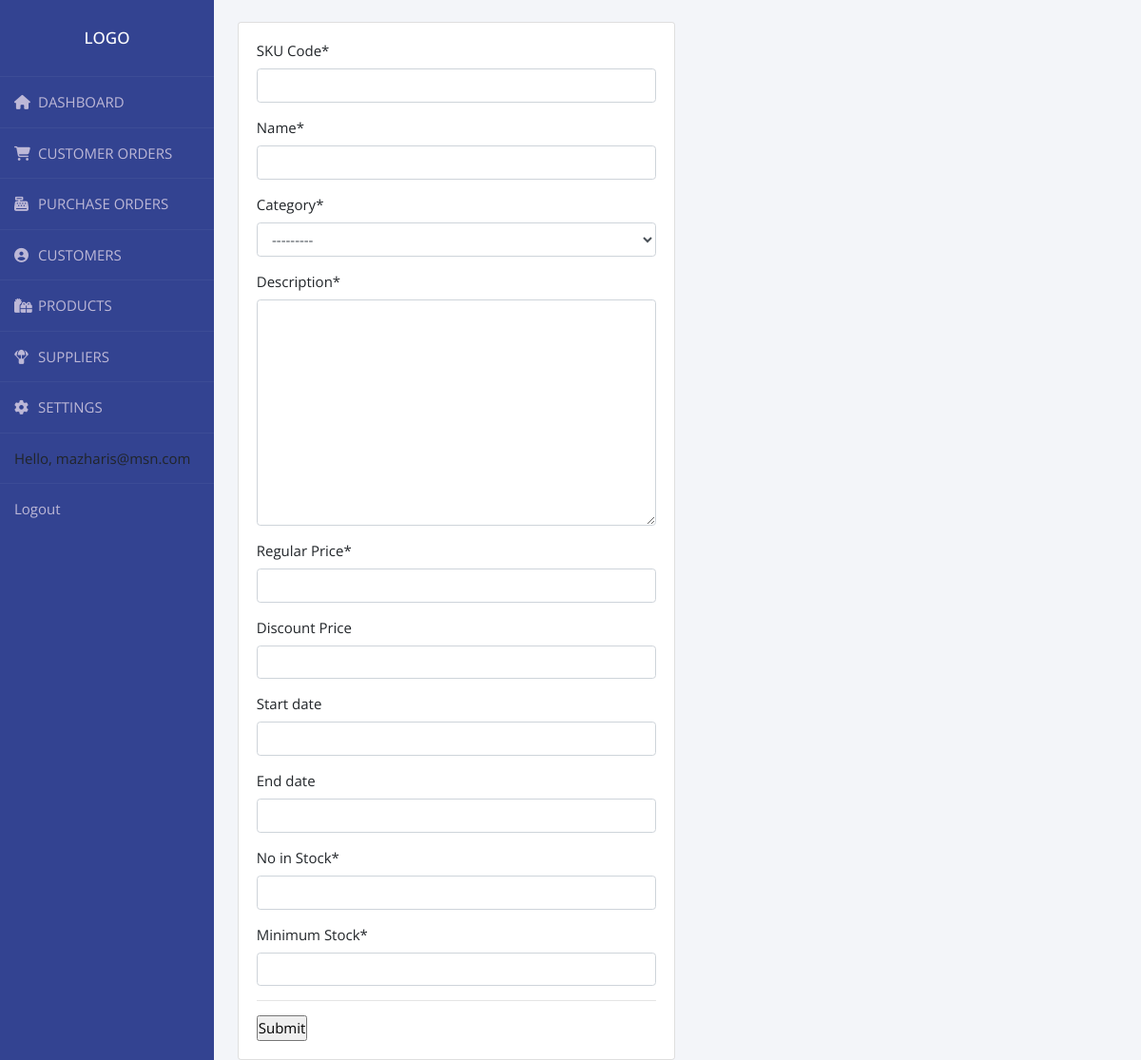
Before: /customer_orders/ (signed in) with the older database file.
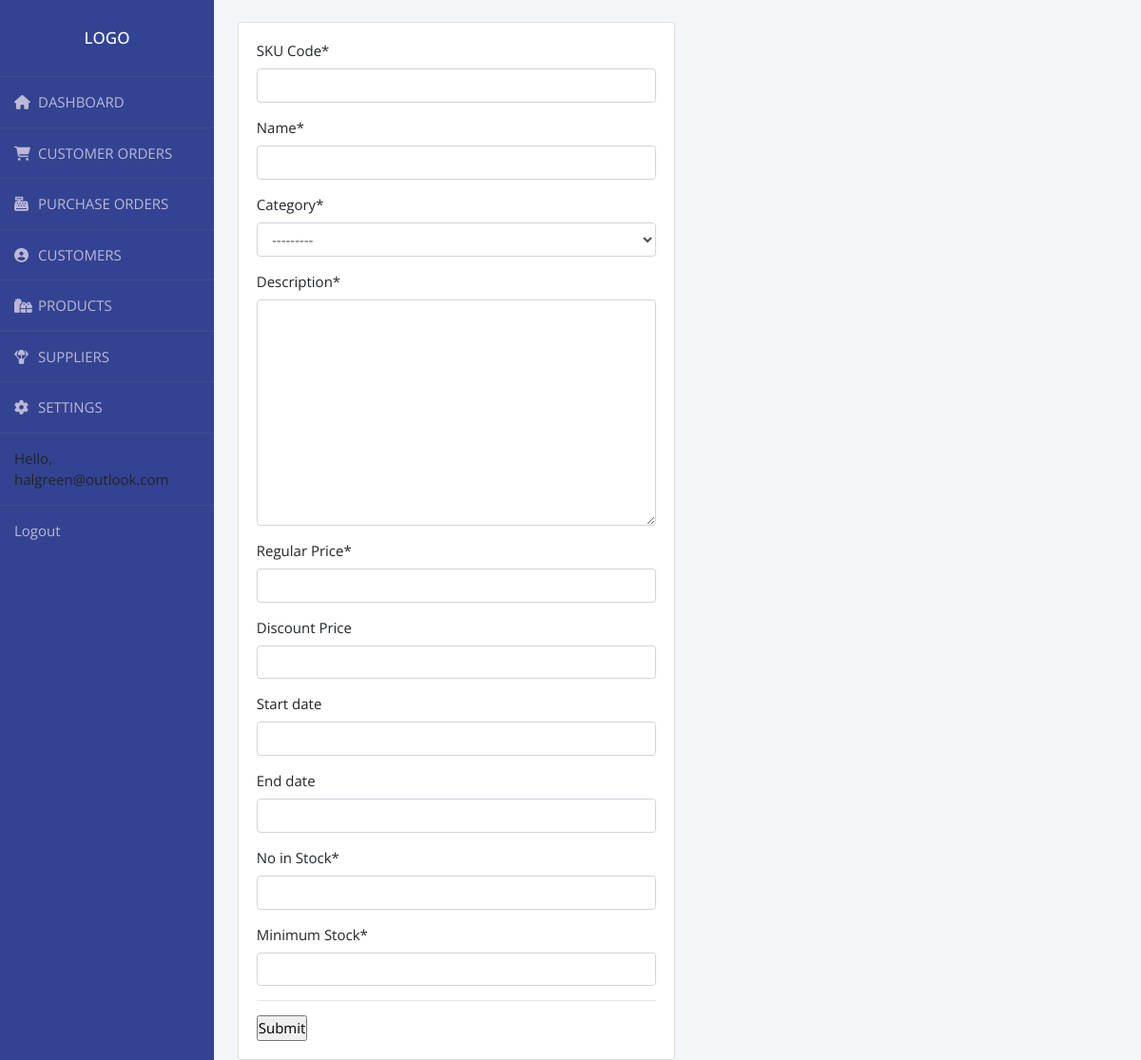
After: the same page with the newer database file.
### accounts/models.py (models this page shows, shortened)
class User(AbstractBaseUser):
    email = models.EmailField(max_length=255, unique=True)
    active = models.BooleanField(default=True)
    staff = models.BooleanField(default=False)
    admin = models.BooleanField(default=False)
    USERNAME_FIELD = 'email'
    REQUIRED_FIELDS = []
    objects = UserManager()
    def __str__(self):
        return self.email
    @property
    def is_active(self):
        return self.active

### accounts/views.py (the view)
# urls.py: path('customer_orders/', views.customer_orders, name="customer_orders"),
@login_required(login_url='login')
def customer_orders(request):
    form = ProductForm()
    context = {'form': form}
    return render(request, 'accounts/customer_orders.html', context)

### accounts/forms.py
class ProductForm(forms.ModelForm):
    name = forms.CharField(label="Name")
    product_sku = forms.CharField(label="SKU Code")
    r_price = forms.FloatField(label="Regular Price")
    d_price = forms.FloatField(label="Discount Price", required=False)
    min_stock = forms.IntegerField(label="Minimum Stock")
    stock = forms.IntegerField(label="No in Stock")
    description = forms.CharField(
        label="Description", widget=forms.Textarea)
    start_date = forms.DateTimeField(widget=DateInput(format='%d-%m-%Y'),
                                     input_formats=('%d-%m-%Y',),
                                     required=False)
    end_date = forms.DateTimeField(widget=DateInput(format='%d-%m-%Y'),
                                   input_formats=('%d-%m-%Y',),
                                   required=False)
    class Meta:
        model = Product
        fields = ['product_sku', 'name', 'category', 'description', 'r_price',
                  'd_price', 'start_date', 'end_date', 'stock', 'min_stock']
    def __init__(self, *args, **kwargs):
        super(ProductForm, self).__init__(*args, **kwargs)
        self.helper = FormHelper()

### accounts/templates/accounts/customer_orders.html (shortened to what this page needs)
{%  extends 'accounts/main.html' %}
{% load static %}
{% load crispy_forms_tags %}
{% block content %}
<div class="row">
	<div class="col-md-6">
		<div class="card card-body">
			<form action="" method="POST">
				<form action="" method="GET">
				{{form |crispy }}
					<hr>
				<input type="submit" name="Update">
			</form>
		</form>
		</div>
	</div>
</div>
{% endblock %}

### accounts/templates/accounts/navbar.html (shortened to what this page needs)
{% load static %}
  <nav class="nav flex-column float-left">
    <div class="wrapper">
      <div class="sidebar">
        <h2>Logo</h2>
        <ul>
          <li>
            <a href="{% url 'home' %}"><i class="fas fa-home"></i>DASHBOARD</a>
          </li>
          <li>
            <a href="{% url 'customer_order_list' %}"><i class="fas fa-shopping-cart"></i>CUSTOMER ORDERS</a>
          </li>
          <li>
            <a href=""><i class="fas fa-cash-register"></i>PURCHASE ORDERS</a>
          </li>
          <li>
            <a href="{% url 'customer_list' %}"><i class="fas fa-user-circle"></i>CUSTOMERS</a>
          </li>
          <li>
            <a href="{% url 'product_list' %}"><i class="fas fa-gifts"></i>PRODUCTS</a>
          </li>
          <li>
            <a href=""><i class="fas fa-parachute-box"></i>SUPPLIERS</a>
          </li>
          <li>
            <a href=""><i class="fas fa-cog"></i>SETTINGS</a>
          </li>
          <li>
            <span class="hello-msg">Hello, {{request.user}}</span>
          </li>
          <li>
            <span><a class="hello-msg" href="{% url 'logout' %}">Logout</a></span>
          </li>
        </ul>
      </div>
    </div>
  </nav>

Changed rows visible on the page:
changed User: user "mazharis@msn.com" → "halgreen@outlook.com"
